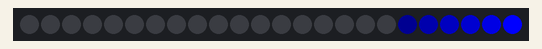
A sketch run on a simulated Arduino Uno, built with avr-gcc and run on an emulated ATmega328P. On the bench: 24 RGB LEDs in strip order, left to right.

Above: at 0.05 s.
At 0.66 s:
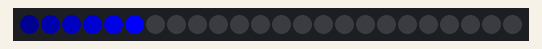
At 1.37 s:
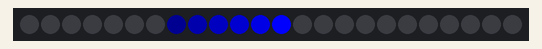
At 2.08 s:
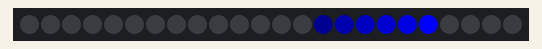
At 2.79 s:
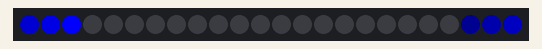

The sketch:

neopixel_test.ino
```cpp
#include <Adafruit_NeoPixel.h>

// referanced by... : http://cafe.naver.com/neozcom/112
// Parameter 1 = number of pixels in strip
// Parameter 2 = pin number (most are valid)
// Parameter 3 = pixel type flags, add together as needed:
//   NEO_RGB     Pixels are wired for RGB bitstream
//   NEO_GRB     Pixels are wired for GRB bitstream
//   NEO_KHZ400  400 KHz bitstream (e.g. FLORA pixels)
//   NEO_KHZ800  800 KHz bitstream (e.g. High Density LED strip)
Adafruit_NeoPixel neoPixel24 = Adafruit_NeoPixel(24, 13, NEO_GRB+NEO_KHZ800);

#define RED      0xFF0000
#define GREEN    0x00FF00
#define BLUE     0x0000FF
#define YELLOW   0xFFFF00
#define CYAN     0x00FFFF
#define MAGENTA  0xFF00FF
#define WHITE    0xFFFFFF
#define FULL_OFF 0x000000

void setup() {
  neoPixel24.begin();
  neoPixel24.show(); // Initialize all pixels to 'off'
}

void neoPixel24Sample1() {
  neoPixel24.setPixelColor(0, 0xFF0000); // Red
  neoPixel24.setPixelColor(1, 0x00FF00); // Green
  neoPixel24.setPixelColor(2, 0x0000FF); // Blue
  neoPixel24.setPixelColor(3, 0xFFFF00); // Yellow
  neoPixel24.setPixelColor(4, 0x00FFFF); // Cyan
  neoPixel24.setPixelColor(5, 0xFF00FF); // Magenta

  neoPixel24.setPixelColor(6, 0xFF0000); // Red
  neoPixel24.setPixelColor(7, 0x00FF00); // Green
  neoPixel24.setPixelColor(8, 0x0000FF); // Blue
  neoPixel24.setPixelColor(9, 0xFFFF00); // Yellow
  neoPixel24.setPixelColor(10, 0x00FFFF); // Cyan
  neoPixel24.setPixelColor(11, 0xFF00FF); // Magenta

  neoPixel24.setPixelColor(12, 0xFF0000); // Red
  neoPixel24.setPixelColor(13, 0x00FF00); // Green
  neoPixel24.setPixelColor(14, 0x0000FF); // Blue
  neoPixel24.setPixelColor(15, 0xFFFF00); // Yellow
  neoPixel24.setPixelColor(16, 0x00FFFF); // Cyan
  neoPixel24.setPixelColor(17, 0xFF00FF); // Magenta

  neoPixel24.setPixelColor(18, 0xFF0000); // Red
  neoPixel24.setPixelColor(19, 0x00FF00); // Green
  neoPixel24.setPixelColor(20, 0x0000FF); // Blue
  neoPixel24.setPixelColor(21, 0xFFFF00); // Yellow
  neoPixel24.setPixelColor(22, 0x00FFFF); // Cyan
  neoPixel24.setPixelColor(23, 0xFF00FF); // Magenta
  neoPixel24.show();
}

void neoPixel24Sample2() {
  // Some example procedures showing how to display to the pixels:
  colorWipe24(neoPixel24.Color(0xFF, 0x00, 0x00), 100); // Red
  colorWipe24(neoPixel24.Color(0x00, 0xFF, 0x00), 100); // Green
  colorWipe24(neoPixel24.Color(0x00, 0x00, 0xFF), 100); // Blue
  colorWipe24(neoPixel24.Color(0xFF, 0xFF, 0x00), 100); // Yellow
  colorWipe24(neoPixel24.Color(0x00, 0xFF, 0xFF), 100); // Cyan
  colorWipe24(neoPixel24.Color(0xFF, 0x00, 0xFF), 100); // Magenta
  colorWipe24(neoPixel24.Color(0xFF, 0xFF, 0xFF), 100); // White
  colorWipe24(neoPixel24.Color(0x00, 0x00, 0x00), 100); // Off
}

// rotate function
void rotate(uint32_t color, uint8_t wait) {
  for(uint16_t i= 0; i<neoPixel24.numPixels(); i++) {
    neoPixel24.setPixelColor(i, color); //
    neoPixel24.show();
    delay(wait);
    neoPixel24.setPixelColor(i, FULL_OFF); // Off
  }
}

void loop() {
//  rainbow(20);
//  rainbowCycle(20);
  //for(uint16_t i= 100; i>0; i -= 10) { rotate(CYAN, i); }
  //for(uint16_t j= 0; j<100; j += 10) { rotate(CYAN, j); }
  comet(0x0000FF, 100);
}

/*
int array1[24]= {0,1,2,3,4,5,6,7,8,9,10,11,12,13,14,15,16,17,18,19,20,21,22,23};
int array2[24]= {23,0,1,2,3,4,5,6,7,8,9,10,11,12,13,14,15,16,17,18,19,20,21,22};
int array3[24]= {22,23,0,1,2,3,4,5,6,7,8,9,10,11,12,13,14,15,16,17,18,19,20,21};
int array4[24]= {21,22,23,0,1,2,3,4,5,6,7,8,9,10,11,12,13,14,15,16,17,18,19,20};
int array5[24]= {20,21,22,23,0,1,2,3,4,5,6,7,8,9,10,11,12,13,14,15,16,17,18,19};
int array6[24]= {19,20,21,22,23,0,1,2,3,4,5,6,7,8,9,10,11,12,13,14,15,16,17,18};

void comet(uint32_t color, uint8_t wait) {
  for(uint16_t i= 0; i<neoPixel24.numPixels(); i++) {
    neoPixel24.setPixelColor(array1[i], 0x0000FF);
    neoPixel24.setPixelColor(array2[i], 0x0000AA);
    neoPixel24.setPixelColor(array3[i], 0x000077);
    neoPixel24.setPixelColor(array4[i], 0x000055);
    neoPixel24.setPixelColor(array5[i], 0x000033);
    neoPixel24.setPixelColor(array6[i], 0x000011);
    neoPixel24.show();
    delay(wait);
    neoPixel24.setPixelColor(array1[i], FULL_OFF);
    neoPixel24.setPixelColor(array2[i], FULL_OFF);
    neoPixel24.setPixelColor(array3[i], FULL_OFF);
    neoPixel24.setPixelColor(array4[i], FULL_OFF);
    neoPixel24.setPixelColor(array5[i], FULL_OFF);
    neoPixel24.setPixelColor(array6[i], FULL_OFF);
  }
}
*/

void comet(uint32_t color, uint8_t wait) {
  uint8_t MAX_PIXEL= neoPixel24.numPixels();
  for(uint16_t i= 0; i<neoPixel24.numPixels(); i++) {
    neoPixel24.setPixelColor((i+((MAX_PIXEL-1)-0))%MAX_PIXEL, 0x0000FF);
    neoPixel24.setPixelColor((i+((MAX_PIXEL-1)-1))%MAX_PIXEL, 0x0000AA);
    neoPixel24.setPixelColor((i+((MAX_PIXEL-1)-2))%MAX_PIXEL, 0x000077);
    neoPixel24.setPixelColor((i+((MAX_PIXEL-1)-3))%MAX_PIXEL, 0x000055);
    neoPixel24.setPixelColor((i+((MAX_PIXEL-1)-4))%MAX_PIXEL, 0x000033);
    neoPixel24.setPixelColor((i+((MAX_PIXEL-1)-5))%MAX_PIXEL, 0x000011);
    neoPixel24.show();
    delay(wait);
    neoPixel24.setPixelColor((i+((MAX_PIXEL-1)-0))%MAX_PIXEL, FULL_OFF);
    neoPixel24.setPixelColor((i+((MAX_PIXEL-1)-1))%MAX_PIXEL, FULL_OFF);
    neoPixel24.setPixelColor((i+((MAX_PIXEL-1)-2))%MAX_PIXEL, FULL_OFF);
    neoPixel24.setPixelColor((i+((MAX_PIXEL-1)-3))%MAX_PIXEL, FULL_OFF);
    neoPixel24.setPixelColor((i+((MAX_PIXEL-1)-4))%MAX_PIXEL, FULL_OFF);
    neoPixel24.setPixelColor((i+((MAX_PIXEL-1)-5))%MAX_PIXEL, FULL_OFF);
  }
}
// Fill the dots one after the other with a color
void colorWipe24(uint32_t c, uint8_t wait) {
  for(uint16_t i=0; i<neoPixel24.numPixels(); i++) {
      neoPixel24.setPixelColor(i, c);
      neoPixel24.show();
      delay(wait);
  }
}

void rainbow(uint8_t wait) {
  uint16_t i= 0;
  uint16_t j= 0;

  for(j=0; j<256; j++) {
    for(i=0; i<neoPixel24.numPixels(); i++) {
      neoPixel24.setPixelColor(i, Wheel((i+j) & 255));
    }
    neoPixel24.show();
    delay(wait);
  }
}

void rainbowCycle(uint8_t wait) {
  uint16_t i= 0;
  uint16_t j= 0;

  for(j=0; j<256; j++) {
    for(i=0; i<neoPixel24.numPixels(); i++) {
      neoPixel24.setPixelColor(i, Wheel(((i * 256 / neoPixel24.numPixels()) + j) & 255));
    }
    neoPixel24.show();
    delay(wait);
  }
}

// Input a value 0 to 255 to get a color value.
// The colours are a transition r-g-b-back to r.
uint32_t Wheel(byte WheelPos) {
  if(WheelPos < 85) {
   return neoPixel24.Color(WheelPos*3, 255-WheelPos*3, 0);
  }
  else if(WheelPos < 170) {
   WheelPos -= 85;
   return neoPixel24.Color(255-WheelPos*3, 0, WheelPos*3);
  }
  else {
   WheelPos -= 170;
   return neoPixel24.Color(0, WheelPos*3, 255-WheelPos*3);
  }
}
```

Measured:
- by itself, everything shown: repeats every 2.4 s, in 24 steps
